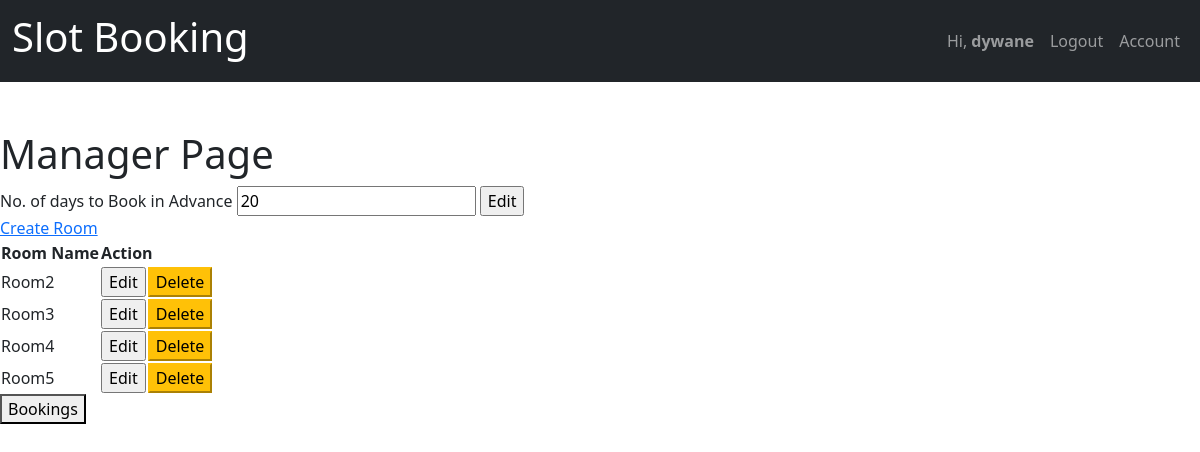
The page /manager/ (signed in) on the database as committed earlier.
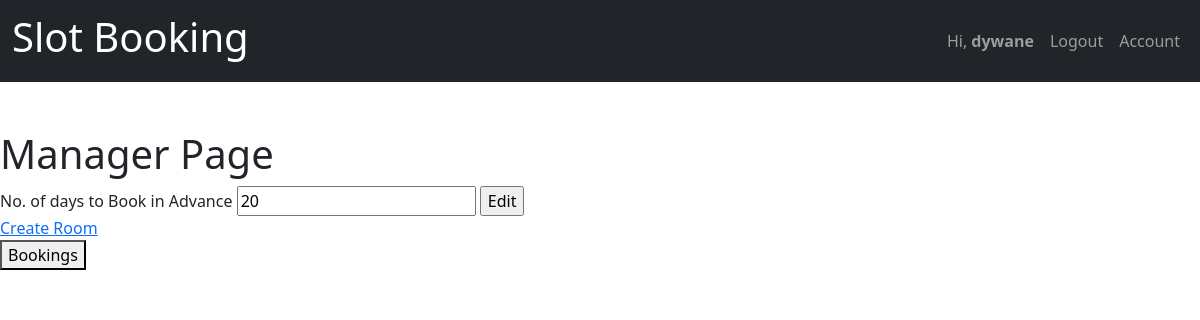
The same page on the database as committed later.
### manager/models.py (models this page shows, shortened)
class Rooms(models.Model):
    id = models.UUIDField(primary_key=True, default=uuid.uuid4, editable=False)
    room_owner = models.ForeignKey(CustomUser, on_delete=models.CASCADE)
    room_name = models.CharField(max_length=10, null=False)
    class Meta:
        unique_together = ('room_owner', 'room_name')

### manager/decorators.py (the view)
        def wrap(request,*args,**kwargs):
            if request.user.is_manager:
                return view_func(request,*args,**kwargs)
            else:
                raise PermissionDenied

### manager/views.py (called while the page is built)
@login_required
@role_required(allowed=['manager'])
def manager(request):
    rooms = Rooms.objects.filter(room_owner=request.user)
    advancebooking = AdvanceBooking.objects.get(manager_id=request.user)
    context={'rooms':rooms,'adv_days':advancebooking}
    return render(request,'manager/manager.html',context)

### manager/templates/manager/manager.html (shortened to what this page needs)
{% extends 'basic.html' %}
{%block content%}
<div>
    <h1> Manager Page</h1>
    <div>
        <form method="POST" action="{% url 'advance_days' %}">
            <div>
                <Label>No. of days to Book in Advance </Label>
                <input type="text" name="adv_days" value="{{adv_days.no_of_days}}" required>
                <input type="submit" value="Edit">
            </div>
        </form>
        <div>
            <a href="{% url 'create_room'%}"> Create Room </a>
        </div>
        {%if rooms %}
            <table>
                <thread>
                    <tr>
                        <th>Room Name </th>
                        <th colspan="2"> Action </th>
                    </tr>
                </thread>
                <tbody>
                    {% for room in rooms %}
                    <tr>
                        <td>
                            <Label>{{room.room_name}}</Label>
                        </td>
                        <td>
                            <form action="{% url 'time_slot' room.id%}" >
                                <input type="submit" class="button " value="Edit"> </input>
                            </form>
                        </td>
                        <td>
                            <form action="{% url 'delete_room' room.pk %}" method="POST">
                                <input type="submit" class="button btn-warning" value="Delete"> </input>
                            </form>
                        </td>
                        {% endfor %}
                    </tr>
                </tbody>
            </table>
        {% endif %}
        <a href="{% url 'bookings' %}">
            <button>Bookings </button>
        </a>
    </div>
</div>
{%endblock content%}

Rows that differ between the two databases and show on the page:
removed Rooms: room_name "Room2"
removed Rooms: room_name "Room3"
removed Rooms: room_name "Room4"
removed Rooms: room_name "Room5"
Other text that changed with them:
text no longer shown: "Room Name Action"
